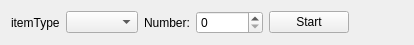
<?xml version="1.0" encoding="UTF-8"?>
<ui version="4.0">
 <class>TestDockWidget</class>
 <widget class="QWidget" name="TestDockWidget">
  <property name="geometry">
   <rect>
    <x>0</x>
    <y>0</y>
    <width>414</width>
    <height>43</height>
   </rect>
  </property>
  <property name="windowTitle">
   <string>Form</string>
  </property>
  <layout class="QHBoxLayout" name="horizontalLayout">
   <item>
    <widget class="QLabel" name="label">
     <property name="text">
      <string>itemType</string>
     </property>
    </widget>
   </item>
   <item>
    <widget class="QComboBox" name="itemTypeCombobox"/>
   </item>
   <item>
    <widget class="QLabel" name="label_2">
     <property name="text">
      <string>Number:</string>
     </property>
    </widget>
   </item>
   <item>
    <widget class="QSpinBox" name="numberIemsButton">
     <property name="wrapping">
      <bool>false</bool>
     </property>
     <property name="frame">
      <bool>true</bool>
     </property>
     <property name="buttonSymbols">
      <enum>QAbstractSpinBox::UpDownArrows</enum>
     </property>
     <property name="accelerated">
      <bool>false</bool>
     </property>
     <property name="maximum">
      <number>100000</number>
     </property>
    </widget>
   </item>
   <item>
    <widget class="QPushButton" name="startTestButton">
     <property name="text">
      <string>Start</string>
     </property>
    </widget>
   </item>
   <item>
    <spacer name="horizontalSpacer">
     <property name="orientation">
      <enum>Qt::Horizontal</enum>
     </property>
     <property name="sizeHint" stdset="0">
      <size>
       <width>40</width>
       <height>20</height>
      </size>
     </property>
    </spacer>
   </item>
  </layout>
 </widget>
 <resources/>
 <connections/>
</ui>
